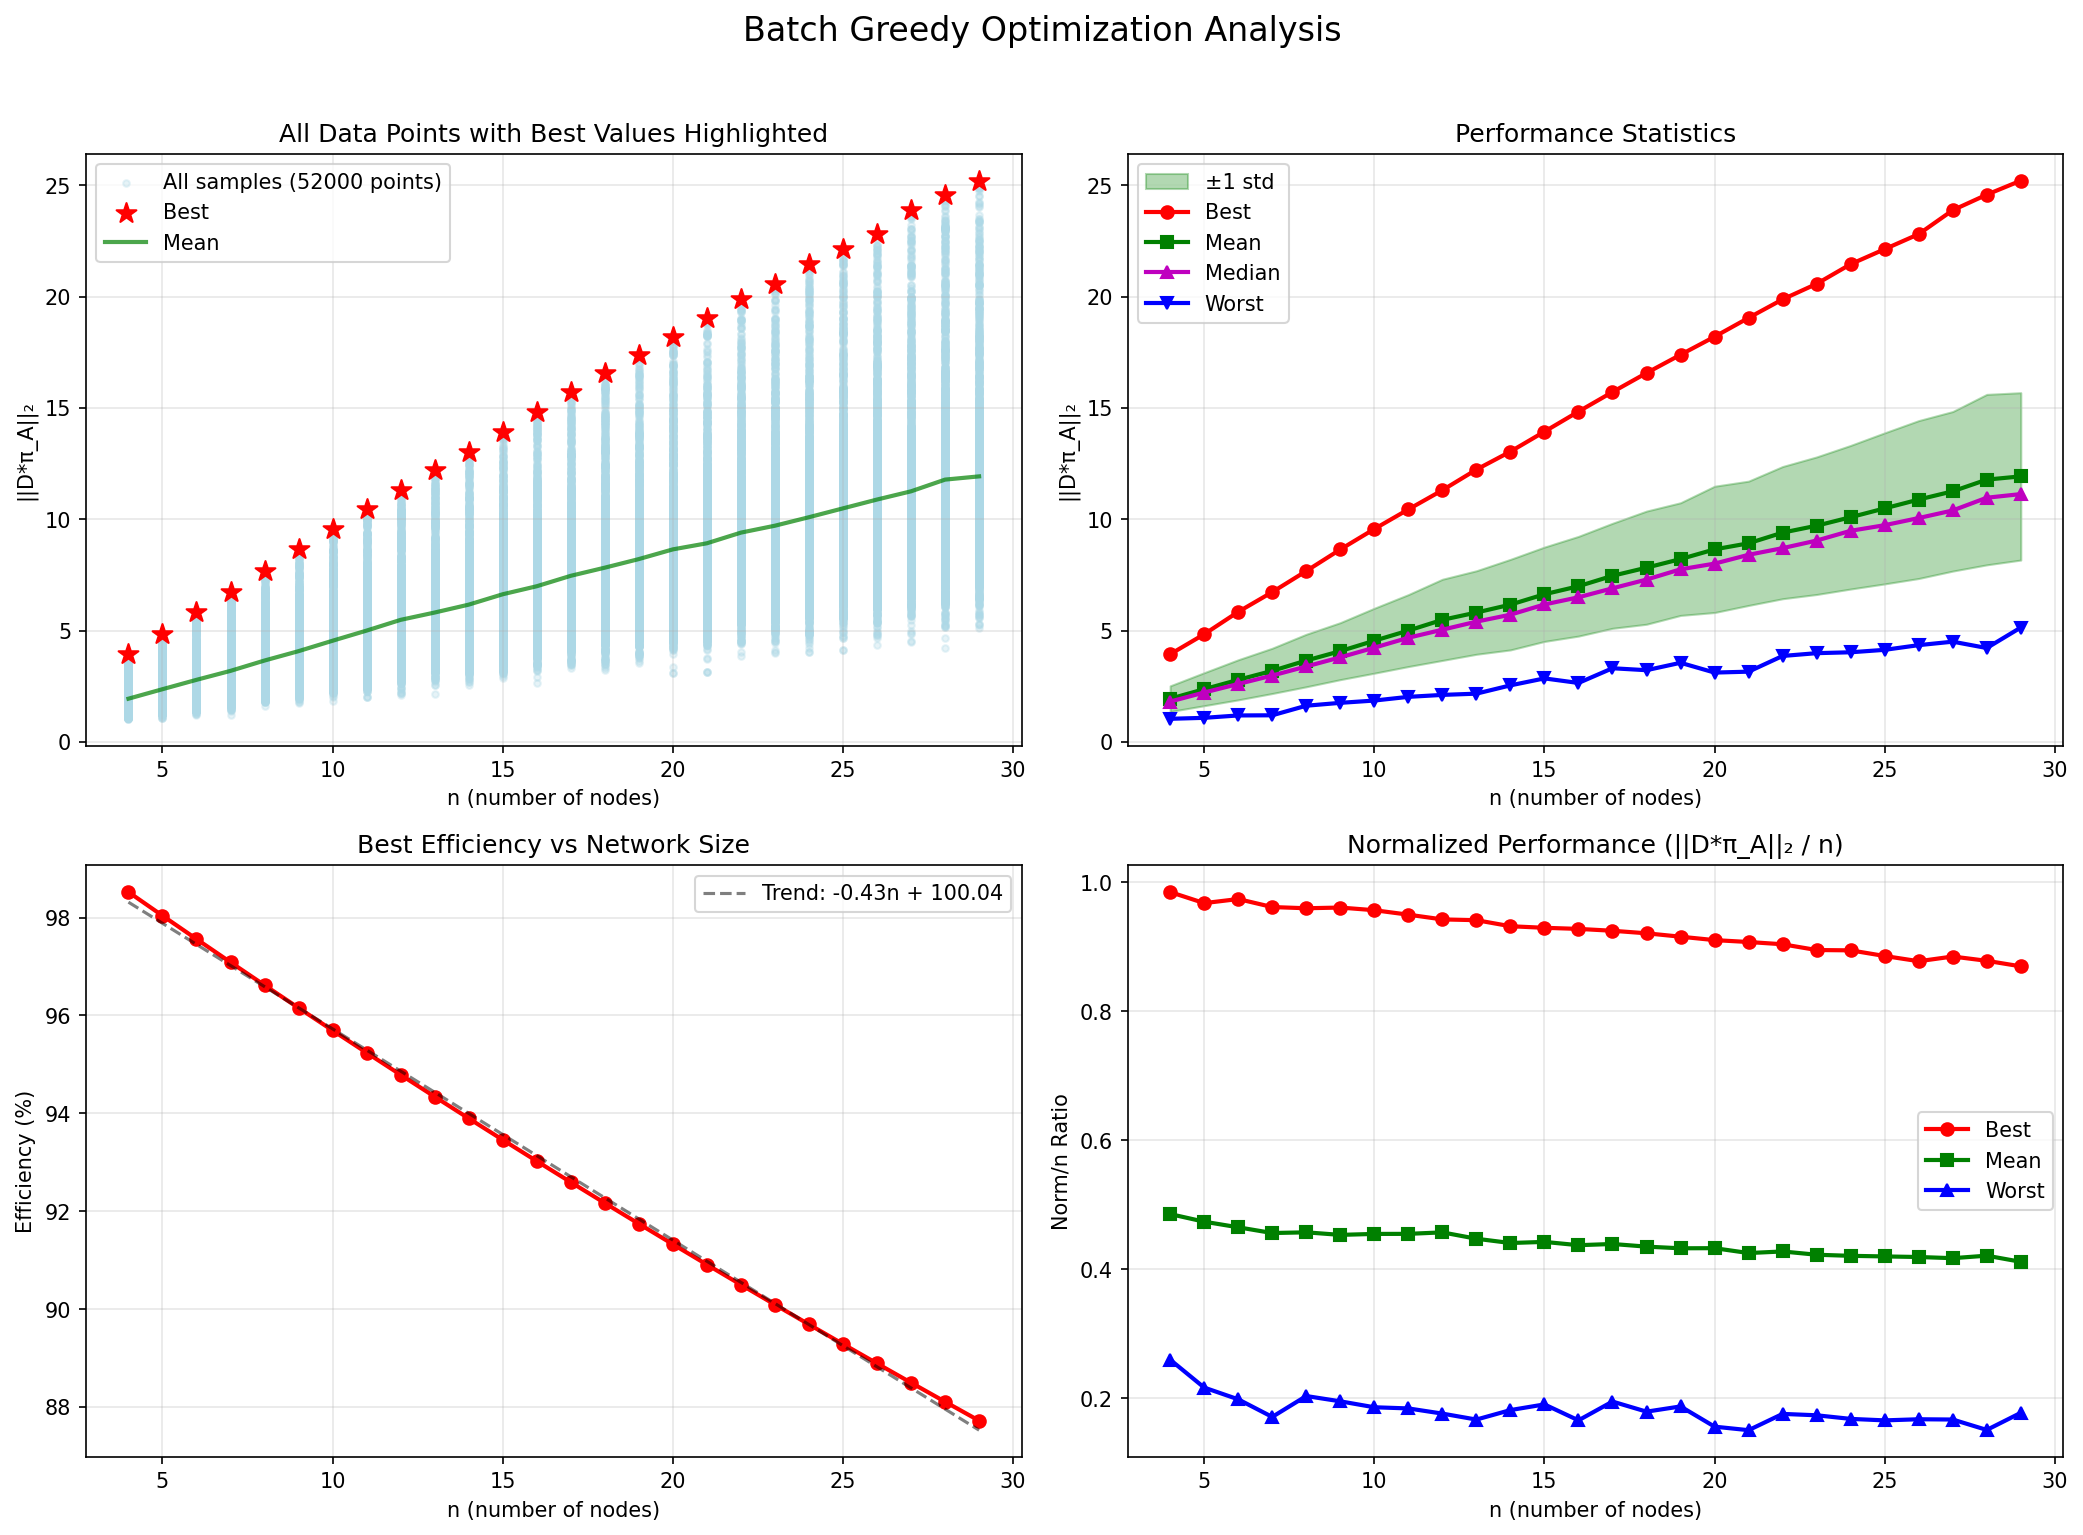

Write Python code to recreate this figure.
#!/usr/bin/env python3
"""
批量n-seed分析
寻找每个n的最佳配置并保存
"""

import numpy as np
import matplotlib.pyplot as plt
from tqdm import tqdm
from useful_functions_with_batch import get_xinmeng_like_matrix, get_right_perron
from greedy_optimizer import optimize_D_matrix


def batch_optimize(n_range, n_samples_per_n=100, kappa_bound=100, random_seed=42):
    """
    批量优化：对每个n测试多个随机seed

    参数:
        n_range: n值范围
        n_samples_per_n: 每个n的采样数
        kappa_bound: 条件数约束
        random_seed: 随机种子（确保可重现）

    返回:
        results: 完整结果字典
        best_configs: 每个n的最佳配置
        all_points: 所有(n, norm)数据点
    """
    results = {}
    best_configs = {}
    all_points = []

    np.random.seed(random_seed)

    for n in tqdm(n_range, desc='Optimizing'):
        seeds = np.random.randint(0, 10000, n_samples_per_n)
        n_results = []
        best_for_n = {'norm': -1}

        for seed in seeds:
            # 生成矩阵
            A = get_xinmeng_like_matrix(n, seed)
            pi_A = get_right_perron(A)

            # 贪心优化
            opt_result = optimize_D_matrix(pi_A, n, kappa_bound)

            # 记录结果
            result = {
                'seed': int(seed),
                'norm': opt_result['norm'],
                'efficiency': opt_result['efficiency'],
                'k': opt_result['k'],
                'D': opt_result['D']
            }
            n_results.append(result)
            all_points.append((n, opt_result['norm']))

            # 更新最佳配置
            if opt_result['norm'] > best_for_n['norm']:
                best_for_n = result.copy()
                best_for_n['A'] = A
                best_for_n['pi_A'] = pi_A

        # 保存该n的结果
        norms = [r['norm'] for r in n_results]
        results[n] = {
            'best': best_for_n,
            'worst': min(n_results, key=lambda x: x['norm']),
            'mean': np.mean(norms),
            'std': np.std(norms),
            'median': np.median(norms),
            'all_norms': norms
        }

        # 保存最佳配置
        best_configs[n] = {
            'seed': best_for_n['seed'],
            'A': best_for_n['A'],
            'D': best_for_n['D'],
            'norm': best_for_n['norm'],
            'efficiency': best_for_n['efficiency']
        }

    return results, best_configs, all_points


def save_best_configs(best_configs, filename='/Users/luogan/Code/new_push_pull/0928_luogan/profile/best_configs.npz'):
    """保存每个n的最佳配置"""
    save_dict = {}

    for n, config in best_configs.items():
        save_dict[f'A_{n}'] = config['A']
        save_dict[f'D_{n}'] = config['D']
        save_dict[f'seed_{n}'] = np.array(config['seed'])
        save_dict[f'norm_{n}'] = np.array(config['norm'])
        save_dict[f'efficiency_{n}'] = np.array(config['efficiency'])

    np.savez(filename, **save_dict)
    print(f"\n最佳配置已保存: {filename}")

    # 打印读取说明
    print("\n读取示例:")
    print("```python")
    print(f"data = np.load('{filename}')")
    print("n = 10  # 要读取的n值")
    print("A = data[f'A_{n}']")
    print("D = data[f'D_{n}']")
    print("seed = int(data[f'seed_{n}'])")
    print("norm = float(data[f'norm_{n}'])")
    print("```")


def visualize_batch_results(results, all_points, save_filename='/Users/luogan/Code/new_push_pull/0928_luogan/profile/batch_analysis.png'):
    """生成批量分析的4子图可视化"""
    n_values = sorted(results.keys())

    fig, axes = plt.subplots(2, 2, figsize=(14, 10))

    # ========== 子图1：散点图 + 最佳值 ==========
    ax = axes[0, 0]
    all_n = [p[0] for p in all_points]
    all_norms = [p[1] for p in all_points]
    ax.scatter(all_n, all_norms, alpha=0.3, s=10, color='lightblue',
               label=f'All samples ({len(all_points)} points)')

    best_n = [n for n in n_values]
    best_norms = [results[n]['best']['norm'] for n in n_values]
    ax.scatter(best_n, best_norms, color='red', s=100, marker='*',
               zorder=5, label='Best')

    mean_norms = [results[n]['mean'] for n in n_values]
    ax.plot(n_values, mean_norms, 'g-', linewidth=2, alpha=0.7, label='Mean')

    ax.set_xlabel('n (number of nodes)')
    ax.set_ylabel('||D*π_A||₂')
    ax.set_title('All Data Points with Best Values Highlighted')
    ax.legend()
    ax.grid(True, alpha=0.3)

    # ========== 子图2：性能统计 ==========
    ax = axes[0, 1]
    worst_norms = [results[n]['worst']['norm'] for n in n_values]
    median_norms = [results[n]['median'] for n in n_values]

    # 均值±标准差
    mean_array = np.array(mean_norms)
    std_array = np.array([results[n]['std'] for n in n_values])
    ax.fill_between(n_values, mean_array - std_array, mean_array + std_array,
                     alpha=0.3, color='green', label='±1 std')

    ax.plot(n_values, best_norms, 'r-o', label='Best', linewidth=2)
    ax.plot(n_values, mean_norms, 'g-s', label='Mean', linewidth=2)
    ax.plot(n_values, median_norms, 'm-^', label='Median', linewidth=2)
    ax.plot(n_values, worst_norms, 'b-v', label='Worst', linewidth=2)

    ax.set_xlabel('n (number of nodes)')
    ax.set_ylabel('||D*π_A||₂')
    ax.set_title('Performance Statistics')
    ax.legend()
    ax.grid(True, alpha=0.3)

    # ========== 子图3：效率分布 ==========
    ax = axes[1, 0]
    best_effs = [results[n]['best']['efficiency'] * 100 for n in n_values]
    ax.plot(n_values, best_effs, 'r-o', linewidth=2)

    ax.set_xlabel('n (number of nodes)')
    ax.set_ylabel('Efficiency (%)')
    ax.set_title('Best Efficiency vs Network Size')
    ax.grid(True, alpha=0.3)

    # 添加趋势线
    z = np.polyfit(n_values, best_effs, 1)
    p = np.poly1d(z)
    ax.plot(n_values, p(n_values), 'k--', alpha=0.5,
            label=f'Trend: {z[0]:.2f}n + {z[1]:.2f}')
    ax.legend()

    # ========== 子图4：归一化性能 ==========
    ax = axes[1, 1]
    best_ratios = [results[n]['best']['norm'] / n for n in n_values]
    mean_ratios = [results[n]['mean'] / n for n in n_values]
    worst_ratios = [results[n]['worst']['norm'] / n for n in n_values]

    ax.plot(n_values, best_ratios, 'r-o', label='Best', linewidth=2)
    ax.plot(n_values, mean_ratios, 'g-s', label='Mean', linewidth=2)
    ax.plot(n_values, worst_ratios, 'b-^', label='Worst', linewidth=2)

    ax.set_xlabel('n (number of nodes)')
    ax.set_ylabel('Norm/n Ratio')
    ax.set_title('Normalized Performance (||D*π_A||₂ / n)')
    ax.legend()
    ax.grid(True, alpha=0.3)

    plt.suptitle('Batch Greedy Optimization Analysis', fontsize=16, y=1.02)
    plt.tight_layout()
    plt.savefig(save_filename, dpi=150, bbox_inches='tight')
    print(f"图已保存: {save_filename}")


def print_summary(results):
    """打印结果汇总表格"""
    n_values = sorted(results.keys())

    print("\n" + "=" * 80)
    print("批量优化结果汇总")
    print("=" * 80)
    print(f"{'n':^5} {'Best Norm':^12} {'Mean±Std':^20} {'Efficiency(%)':^12} {'Best Seed':^10}")
    print("-" * 80)

    for n in n_values:
        r = results[n]
        print(f"{n:^5} {r['best']['norm']:^12.4f} "
              f"{r['mean']:>8.4f}±{r['std']:<7.4f} "
              f"{r['best']['efficiency']*100:^12.2f} "
              f"{r['best']['seed']:^10}")

    # 找出全局最佳
    best_n = max(n_values, key=lambda n: results[n]['best']['norm'])
    print("-" * 80)
    print(f"全局最佳: n={best_n}, norm={results[best_n]['best']['norm']:.4f}, "
          f"seed={results[best_n]['best']['seed']}")


def main():
    """主函数"""
    # 参数设置
    n_range = range(4, 30)
    n_samples = 2000
    kappa_bound = 200

    print("批量贪心优化分析")
    print(f"参数: n∈{list(n_range)}, 每个n测试{n_samples}个seed, κ≤{kappa_bound}")

    # 运行批量优化
    results, best_configs, all_points = batch_optimize(
        n_range, n_samples, kappa_bound
    )

    # 保存最佳配置
    save_best_configs(best_configs)

    # 打印汇总
    print_summary(results)

    # 生成可视化
    visualize_batch_results(results, all_points)

    return results, best_configs


if __name__ == "__main__":
    main()